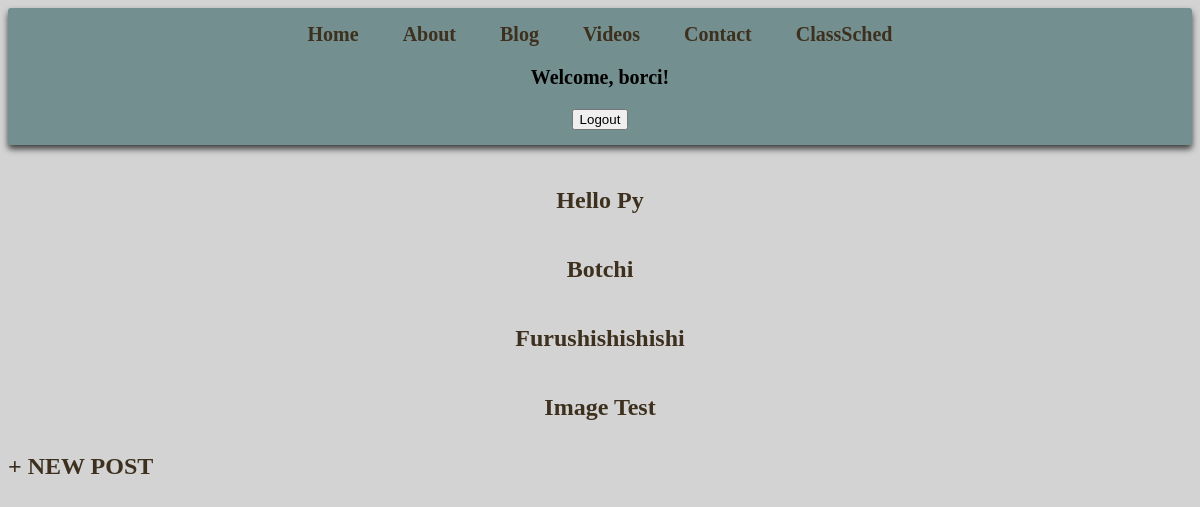
Screenshot of /blog/ (signed in) with the database file from the repository.
### app/models.py (models this page shows, shortened)
class Post(models.Model):
    title = models.CharField(max_length=100)
    author = models.ForeignKey("auth.user", on_delete=models.CASCADE)
    body = models.TextField()
    header_image = models.ImageField(null=True, blank=True, upload_to="images/")

### app/views.py (the view)
# urls.py: path('blog/', BlogListView.as_view(), name='blog'),
class BlogListView(ListView):
    model = Post
    context_object_name = 'posts'
    template_name = 'app/blog_list.html'

### app/templates/app/blog_list.html (shortened to what this page needs)
{%  extends 'app/base.html' %}
{% load static %}
{% block content%}
    {% for post in posts %}
    <div class="post-entry">
            <h2><a href="{% url 'blog_detail' post.pk %}">{{post.title}}</a></h2>
        </div>
    {% endfor %}
    <a href="{% url 'blog_create' %}"> + NEW POST </a>
{% endblock content %}

### app/templates/app/navbar.html (shortened to what this page needs)
<header>
    <a href="{% url 'home' %}">Home</a>
    <a href="{% url 'about' %}">About</a>
    <a href="{% url 'blog' %}">Blog</a>
    <a href="{% url 'Video_list' %}">Videos</a>
    <a href="{% url 'Contact' %}">Contact</a>
    <a href="{% url 'class_schedule' %}">ClassSched</a>
    {% if user.is_authenticated %}
    <p>Welcome, {{ user.username }}!</p>
    <form method="post" action="{% url 'logout' %}">
        <button type="submit" class="btn-primary">Logout</button>
    </form>
{% else %}
    <a href="{% url 'login' %}">Login</a> | <a href="{% url 'register' %}">Register</a>
{% endif %}
</header>

### static/css/base.css (style rules this page uses)
body { background-color: lightgrey; }
a { color: rgb(61, 48, 30); text-decoration: none; font-weight: bold; font-size: 24px; }

### app/templates/app/base.html (style rules this page uses)
header { text-align: center; padding: 15px 25px; background-color: rgb(116, 143, 143); border-radius: 3px; font-weight: bold; box-shadow: 0 4px 6px #3d3d3d; margin-bottom: 2rem; }
header a { font-size: 20px; padding-inline: 20px; font-weight: bold; text-decoration: none; }
p { text-align: center; font-size: 20px; }
h2 { text-align: center; font-weight: bold; font-size: 35px; }
h2 a { color: rgb(61, 48, 30); text-decoration: none; }

### rows the page displays
Post: title "Hello Py"
Post: title "Botchi"
Post: title "Furushishishishi"
Post: title "Image Test"

### other values shown
{{ user.username }} "borci"
